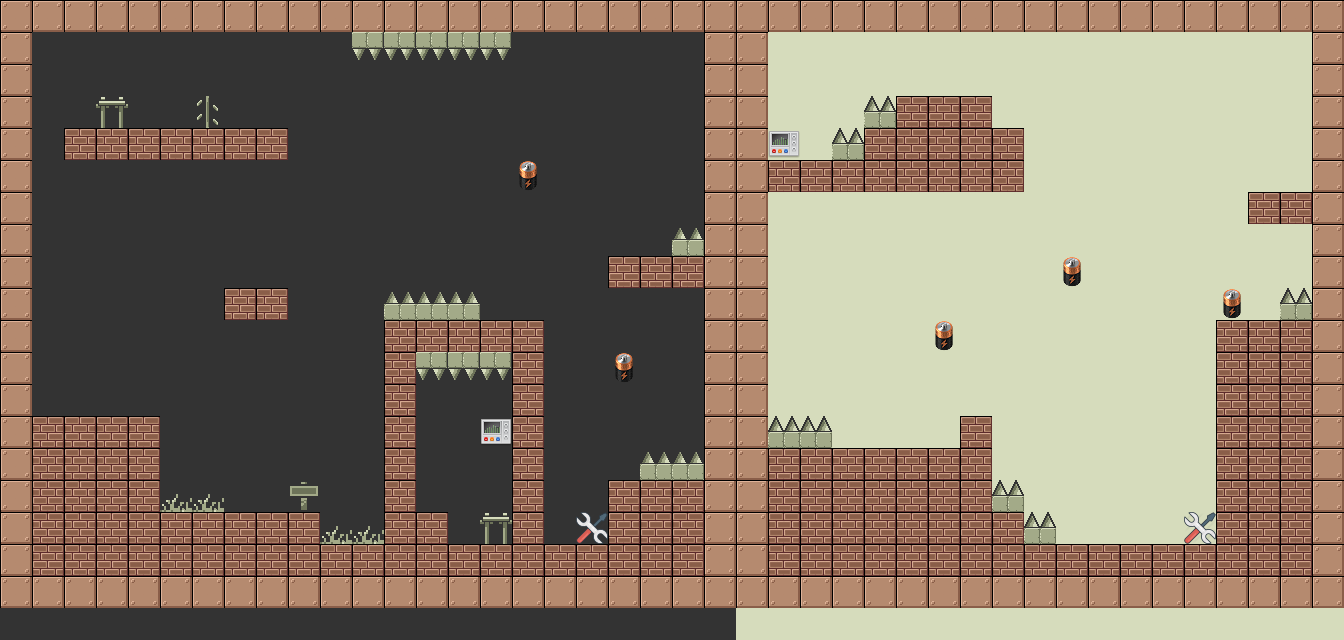

A level layout from a 2D game, rendered from its tile map. Below: a short description, then the map file with tile-grid data replaced by summaries:
An orthogonal 42x20 tile map with 32x32 px tiles, 7 tile layers (background, walls, collect, meta, ...), 5 tilesets and 4 objects (SpawnPoint1, Teleport-in, Teleport-out, SpawnPoint2).

<map version="1.0" orientation="orthogonal" renderorder="right-down" width="42" height="20" tilewidth="32" tileheight="32" nextobjectid="17">
 <tileset firstgid="1" name="Battery" tilewidth="32" tileheight="32" tilecount="1" columns="1">
  <image source="../Battery.png" width="32" height="32" />
 </tileset>
 <tileset firstgid="2" name="control_panel" tilewidth="32" tileheight="32" tilecount="1" columns="1">
  <image source="../control_panel.png" width="32" height="32" />
 </tileset>
 <tileset firstgid="3" name="meta_tiles" tilewidth="32" tileheight="32" tilecount="2" columns="2">
  <image source="../meta_tiles.png" width="67" height="34" />
 </tileset>
 <tileset firstgid="5" name="tile_setGameBoyStyle" tilewidth="32" tileheight="32" tilecount="72" columns="6">
  <image source="../tile_setGameBoyStyle.png" width="192" height="384" />
 </tileset>
 <tileset firstgid="77" name="tools-32" tilewidth="32" tileheight="32" tilecount="1" columns="1">
  <image source="../tools-32.png" width="32" height="32" />
 </tileset>
 <layer name="background" width="42" height="20">
  <data>[840 cells, 840 non-empty, 2 distinct tile ids]</data>
 </layer>
 <layer name="walls" width="42" height="20">
  <data>[840 cells, 312 non-empty, 4 distinct tile ids]</data>
 </layer>
 <objectgroup name="objects">
  <object id="1" name="SpawnPoint1" x="64" y="331.5" width="113.75" height="50" />
  <object id="3" name="Teleport-in" x="91" y="66.25" width="42.5" height="65" />
  <object id="4" name="Teleport-out" x="474.75" y="495" width="42.5" height="52.5" />
  <object id="15" name="SpawnPoint2" x="1238" y="112" width="72" height="60" />
 </objectgroup>
 <layer name="collect" width="42" height="20">
  <data>[840 cells, 2 non-empty, 1 distinct tile ids]</data>
 </layer>
 <layer name="meta" width="42" height="20">
  <data>[840 cells, 309 non-empty, 1 distinct tile ids]</data>
 </layer>
 <layer name="energy" width="42" height="20">
  <data>[840 cells, 5 non-empty, 1 distinct tile ids]</data>
 </layer>
 <layer name="fix" width="42" height="20">
  <data>[840 cells, 2 non-empty, 1 distinct tile ids]</data>
 </layer>
 <layer name="warnings" width="42" height="20">
  <data>[840 cells, 26 non-empty, 5 distinct tile ids]</data>
 </layer>
</map>
